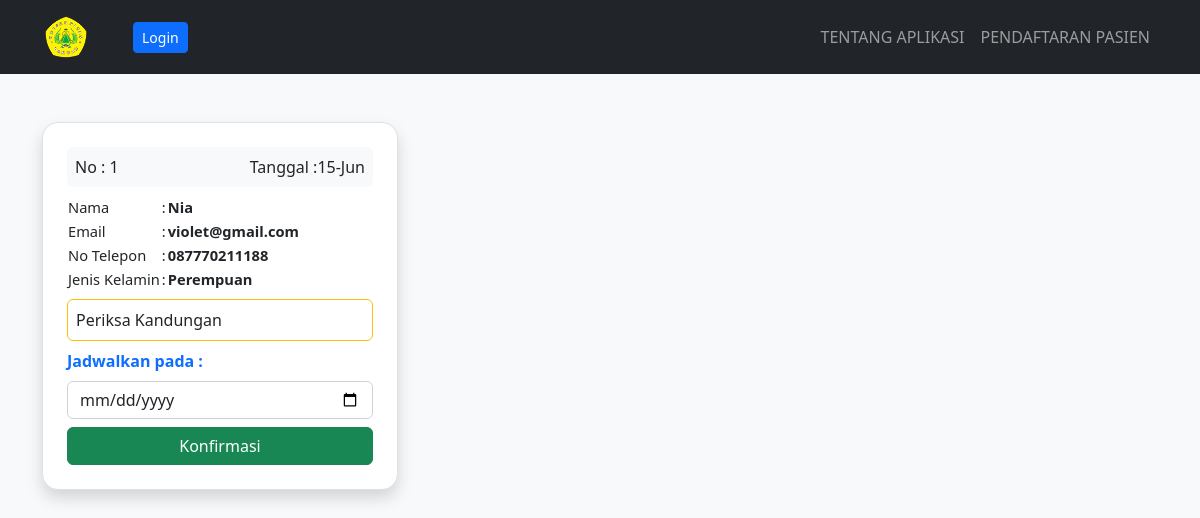
Page /managependaftaran/ on the earlier database version.
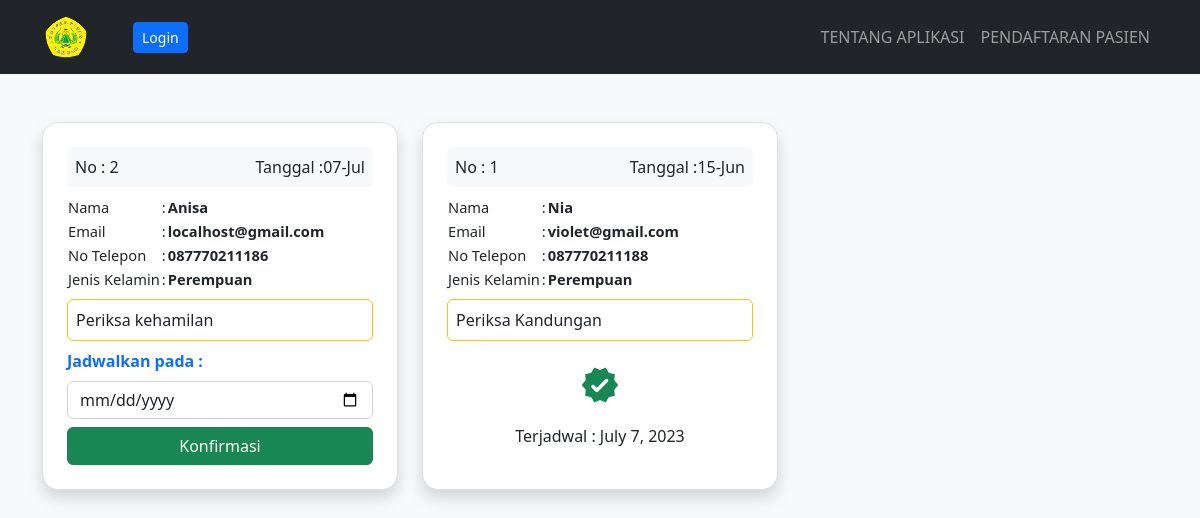
Same page on the later database version.
### bidan/models.py (models this page shows, shortened)
class Pendaftaran(models.Model):
    name = models.CharField(max_length=50)
    name_pasangan = models.CharField(max_length=50, default="")
    name_anak = models.CharField(max_length=50, default="")
    email = models.CharField(max_length=100)
    nomortelepon = models.CharField(max_length=15)
    jeniskelamin = models.CharField(max_length=15)
    alamat = models.TextField(blank=True)
    message = models.TextField(blank=True)
    tanggal_daftar = models.DateField(auto_now_add=True)
    daftar_konfirmasi = models.BooleanField(default=False)
    periksa_konfirmasi = models.BooleanField(default=False)
    tanggal_konfirmasi = models.DateField(
        auto_now_add=False, null=True, blank=True)
    class Meta:
        ordering = ["tanggal_konfirmasi", ]

### bidan/views.py (the view, shortened to what this page needs)
# urls.py: path('managependaftaran/', ManagePendaftaranTemplateView.as_view(), name='manage'),
class ManagePendaftaranTemplateView(ListView):
    template_name = 'listpendaftar.html'
    model = Pendaftaran
    context_object_name = "pendaftaran"
    login_required = True
    paginate_by = 3
    def get_context_data(self, *args, **kwargs):
        context = super().get_context_data(*args, **kwargs)
        context.update({
            "title": "Manage Pendaftaran"
        })
        return context

### templates/listpendaftar.html (shortened to what this page needs)
{% extends 'base.html' %} {% block content %}
<div class="container mt-5">
  <div class="row g-4">
    {% if data in pendaftaran is None %}
    <p>Belum Ada Pendaftaran</p>
    {% else %} {% for data in pendaftaran %}
    <div class="col-12 col-md-4">
      <div class="p-4 rounded-4 bg-body shadow border h-100">
        <div
          class="p-2 bg-light rounded text-dark d-flex justify-content-between"
        >
          <span>No : {{data.id}}</span
          ><span
            >Tanggal
            :{{data.tanggal_daftar|date:"d"}}-{{data.tanggal_daftar|date:"M"}}</span
          >
        </div>
        <table style="font-size: 11pt" class="my-2">
          <tr>
            <td>Nama</td>
            <td>:</td>
            <td class="fw-semibold">{{data.name}}</td>
          </tr>
          <tr>
            <td>Email</td>
            <td>:</td>
            <td class="fw-semibold">{{data.email}}</td>
          </tr>
          <tr>
            <td>No Telepon</td>
            <td>:</td>
            <td class="fw-semibold">{{data.nomortelepon}}</td>
          </tr>
          <tr>
            <td>Jenis Kelamin</td>
            <td>:</td>
            <td class="fw-semibold">{{data.jeniskelamin}}</td>
          </tr>
        </table>
        <div class="p-2 rounded bg-body border border-warning mb-2">
          <span>{{data.message}}</span>
        </div>
        {% if data.daftar_konfirmasi == False %}
        <form method="POST" action="{% url 'manage' %}">
          <label class="text-primary fw-semibold">Jadwalkan pada :</label>
          <input class="form-control my-2" type="date" name="date" required />
          <input
            class="btn btn-success w-100"
            type="submit"
            value="Konfirmasi"
          />
        </form>
        {% else %}
        <p class="text-center mt-4">
          <span class="material-icons-round fs-1 text-success"> verified </span>
        </p>
        <h6 class="text-center">Terjadwal : {{data.tanggal_konfirmasi}}</h6>
        {% endif %}
      </div>
    </div>
    {% endfor %} {% endif %}
  </div>
</div>
{% endblock content %} {% block script %} {% endblock script %}

Differences in the rows shown:
added Pendaftaran: id "2", tanggal_daftar "07", tanggal_daftar "Jul", name "Anisa", email "localhost@gmail.com", nomortelepon "087770211186", jeniskelamin "Perempuan", message "Periksa kehamilan"
changed Pendaftaran "Jun": tanggal_konfirmasi (not shown) → "July 7, 2023"; value "Konfirmasi" → (not shown); daftar_konfirmasi "Jadwalkan pada :" → "Terjadwal :"
